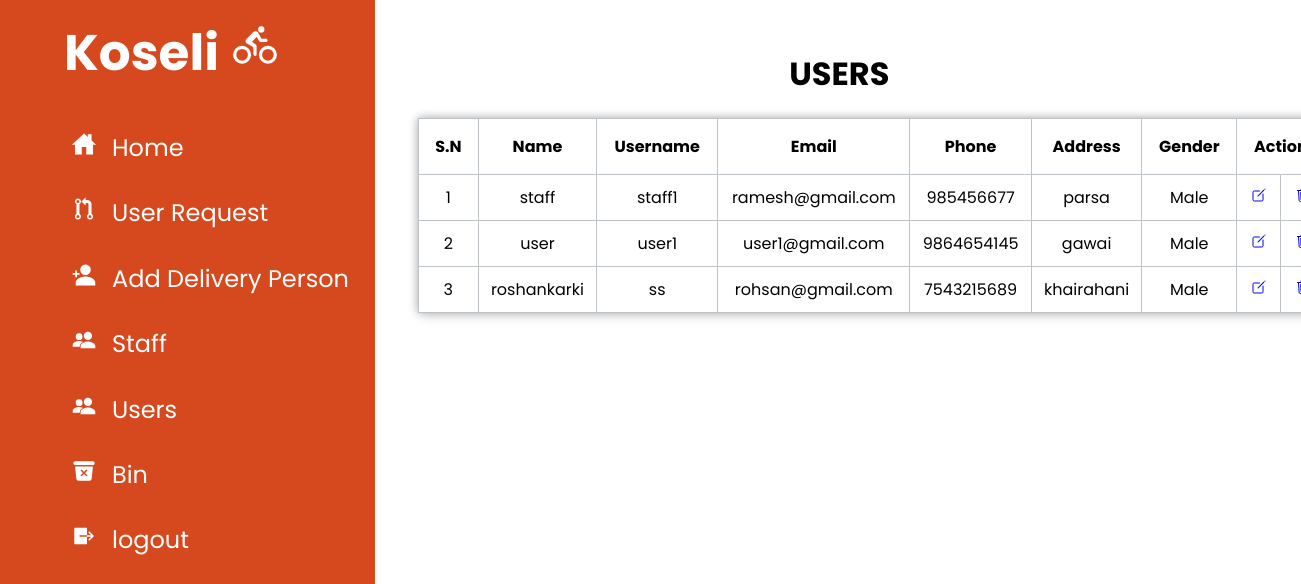
The app's page /admin/?r=user (signed in) with its own data.
### tables this page shows
CREATE TABLE `user` (
  `id` int(11) NOT NULL,
  `name` varchar(20) NOT NULL,
  `username` varchar(20) NOT NULL,
  `password` varchar(20) NOT NULL,
  `email` varchar(30) NOT NULL,
  `phone` varchar(10) NOT NULL,
  `address` varchar(20) NOT NULL,
  `gender` varchar(6) NOT NULL
);

### admin/controller/usercontroller.php (called while the page is built)
<?php
include 'view/navbar.php';
include 'view/user.php';
include 'view/footer.php';
?>

### admin/model/dbmodel.php (called while the page is built, shortened)
<?php
function db_connect() {
    $db['host'] = "localhost";
    $db['username'] = "root";
    $db['password'] = "";
    $db['db_name'] = "koseli";
    $conn = new mysqli($db['host'], $db['username'], $db['password'], $db['db_name']);
    return $conn;
}
function view_users()
{
$conn = db_connect();
$sql = "SELECT * from user";
$result = $conn->query($sql);
if($result)
{
    return $result;
}
else
{
    return false;
}
}
?>

### admin/view/user.php (the view, shortened to what this page needs)
<?php
    include 'model/dbmodel.php';
    ?>
<!DOCTYPE html>
<html lang="en">
<head>
</head>
<body>
    <div class="user">
    <h1>USERS</h1>
</div>
    <div class="box">
    <?php
    $users = view_users();
if($users)
$i=0;
echo"
<table border=1 style=text-align:center>
   <tr>
        <th> S.N</th>
        <th> Name</th>
        <th> Username</th>
        <th> Email</th>
        <th>Phone</th>
        <th> Address</th>
        <th> Gender</th>
        <th colspan=2> Action</th>
</tr>";
while ($row = $users->fetch_assoc()) {
    $i++;
    echo"
    <tr>
        <td>".$i."</td>
        <td>". $row["name"] ."</td>
        <td>". $row["username"] ."</td>
        <td>". $row["email"] ."</td>
        <td>". $row["phone"] ."</td>
        <td>". $row["address"] ."</td>
        <td>". $row["gender"] ."</td>
        <td>  <a href=". $base_url."?r=edituser&id=".$row["id"]."><ion-icon name='create-outline'></ion-icon></a> </td>
        <td>  <a href=". $base_url."?r=deleteuser&id=".$row["id"]."><ion-icon name='trash-outline'></ion-icon></a> </td>
</tr>";
}
echo "</table>";
?>
</div>
</body>
</html>

### admin/index.php (shortened to what this page needs)
<?php
$base_url = 'http://localhost/college-project/admin/';
if (isset($_GET['r'])) {
    $controller = $_GET['r'];
    switch ($controller) {
         case 'user':
                        include 'controller/usercontroller.php';
                        break;
    }
    return;
} else {
    include 'controller/homecontroller.php';
}

### admin/view/navbar.php (shortened to what this page needs)
<!DOCTYPE html>
<html lang="en">
<head>
    <link rel="stylesheet" href="resources/style.css">
</head>
<body>
    <div class="navbar">
        <div class="navbar-koseli">
            <h1>Koseli
                <ion-icon name="bicycle"></ion-icon>
            </h1>
            <div class="navbar-menu">
                <ul>
                    <li>
                        <a href="<?= $base_url ?>?r=home"><span class="icon">
                                <ion-icon name="home-sharp"></ion-icon>
                            </span>
                            <span>Home</span></a>
                    </li>
                    <li>
                        <a href="<?= $base_url ?>?r=request"><span class="icon">
                                <ion-icon name="git-pull-request-sharp"></ion-icon>
                            </span>
                            <span>User Request</span></a>
                    </li>
                    <li>
                        <a href="<?= $base_url ?>?r=addperson"><span class="icon">
                                <ion-icon name="person-add-sharp"></ion-icon>
                            </span>
                            <span>Add Delivery Person</span></a>
                    </li>
                    <li>
                        <a href="<?= $base_url ?>?r=staff"><span class="icon">
                                <ion-icon name="people-sharp"></ion-icon>
                            </span>
                            <span>Staff</span></a>
                    </li>
                    <li>
                        <a href="<?= $base_url ?>?r=user"><span class="icon">
                                <ion-icon name="people-sharp"></ion-icon>
                            </span>
                            <span>Users</span></a>
                    </li>
                    <li>
                        <a href="<?= $base_url ?>?r=bin"><span class="icon">
                        <ion-icon name="trash-bin"></ion-icon>
                            </span>
                            <span>Bin</span></a>
                    </li>
                    <li>
                        <a href="<?= $base_url ?>?r=logout"><span class="icon">
                                <ion-icon name="log-out-sharp"></ion-icon>
                            </span>
                            <span>logout</span></a>
                    </li>
                </ul>
            </div>
        </div>
    </div>

### admin/view/footer.php (shortened to what this page needs)
</body>
</html>

### admin/resources/style.css (style rules this page uses)
:root { --main-color: #d6491e; --color-dark: #1d2231; --text-color: #d6491e; }
* { margin: 0; box-sizing: border-box; list-style-type: none; text-decoration: none; font-family: 'Poppins', sans-serif; }
.navbar { width: 375px; margin: 0px; position: fixed; left: 0; top: 0; height: 100%; background: var(--main-color); }
.navbar-koseli h1 { font-size: 50px; color: rgb(255, 255, 255); height: 100px; padding: 1rem 0rem 1rem 4rem; }
.navbar-menu { margin-top: 30px; }
.navbar-menu li { width: 100%; margin-bottom: 1.9rem; padding-left: 1rem; }
.navbar-menu ul li a { position: relative; display: block; width: 100%; padding-left: 1rem; display: flex; color: #fff; font-size: 1.2rem; }
.navbar-menu a span { font-size: 1.5rem; padding-right: 1rem; }

### admin/view/user.php (style rules this page uses)
body { margin: 50px; position: relative; left: 23rem; width: 45%; }
table { width: 155%; border-collapse: collapse; border: 1px solid #bdc3c7; box-shadow: 2px 2px 12px rgba(0, 0, 0, 0.2), -1px -1px 8px rgba(0, 0, 0, 0.2); }
.user { position: relative; left: 60%; margin: 20px; }
th { padding:15px; }
td { padding: 10px; }
tr { transition: all .2s ease-in; cursor: pointer; }

### records on screen
user: name "staff", username "staff1", email "ramesh@gmail.com", phone "985456677", address "parsa", gender "Male"
user: name "user", username "user1", email "user1@gmail.com", phone "9864654145", address "gawai", gender "Male"
user: name "roshankarki", username "ss", email "rohsan@gmail.com", phone "7543215689", address "khairahani", gender "Male"
